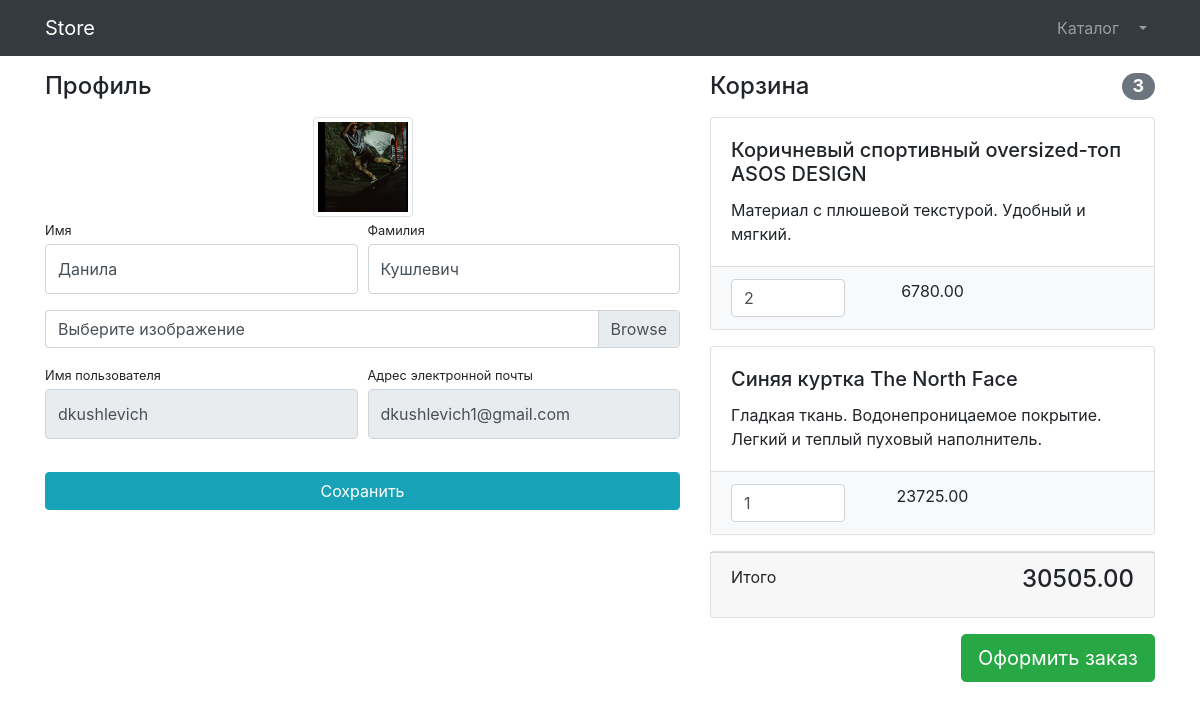
Page /users/profile/1/ (signed in) on the committed database.
### users/models.py (models this page shows)
class User(AbstractUser):
    image = models.ImageField(upload_to="users_images", null=True, blank=True)
    is_verified_email = models.BooleanField(default=False)

### products/models.py (models this page shows, shortened)
class Basket(models.Model):
    user = models.ForeignKey(User, on_delete=models.CASCADE)
    product = models.ForeignKey(Product, on_delete=models.CASCADE)
    quantity = models.PositiveSmallIntegerField(default=0)
    created_timestamp = models.DateTimeField(auto_now_add=True)
    objects = BasketQuerySet.as_manager()
    def sum(self):
        return self.product.price * self.quantity

class Product(models.Model):
    name = models.CharField(max_length=256)
    description = models.TextField()
    price = models.DecimalField(max_digits=10, decimal_places=2)
    quantity = models.PositiveBigIntegerField(default=0)
    image = models.ImageField(upload_to="product_images")
    category = models.ForeignKey(ProductCategory, on_delete=models.PROTECT)
    class Meta:
        verbose_name = "Product"
        verbose_name_plural = " Products"

### users/views.py (the view, shortened to what this page needs)
class UserProfileView(TitleMixin, UpdateView):
    model = User
    form_class = UserProfileForm
    template_name = "users/profile.html"
    title = "Store - Личный кабинет"

### users/forms.py
class UserProfileForm(UserChangeForm):
    first_name = forms.CharField(
        widget=forms.TextInput(
            attrs={
                "class": "form-control py-4",
            }
        )
    )
    last_name = forms.CharField(
        widget=forms.TextInput(
            attrs={
                "class": "form-control py-4",
            }
        )
    )
    image = forms.ImageField(
        widget=forms.FileInput(
            attrs={
                "class": "custom-file-label",
            }
        ),
        required=False,
    )
    username = forms.CharField(
        widget=forms.TextInput(attrs={"class": "form-control py-4", "readonly": True})
    )
    email = forms.CharField(
        widget=forms.EmailInput(
            attrs={"class": "form-control py-4", "readonly": True},
        )
    )
    class Meta:
        model = User
        fields = ("first_name", "last_name", "image", "username", "email")

### common/views.py (called while the page is built)
    def get_context_data(self, **kwargs):
        context = super(TitleMixin, self).get_context_data(**kwargs)
        context["title"] = self.title
        return context

### products/context_processors.py (called while the page is built)
def baskets(request):
    user = request.user
    return {"basket": Basket.objects.filter(user=user) if user.is_authenticated else []}

### products/models.py (called while the page is built)
    def total_sum(self):
        return sum(basket.sum() for basket in self)

    def total_quantity(self):
        return sum(basket.quantity for basket in self)

### users/templates/users/profile.html (shortened to what this page needs)
{% extends 'products/base.html' %}
{% load static %}
{% block css %}
  <link href="{% static 'vendor/css/profile.css' %}" rel="stylesheet">
{% endblock %}
{% block content %}
  <div class="container">
    <div class="row">
      <div class="col-lg-7">
        <h4 class="mt-3 mb-3">Профиль</h4>
        <div class="col-lg-12 text-center">
          <img width="100" height="100"
            src="{% if user.image %} {{user.image.url }}{%else%}{% static 'vendor/img/users/default_avatar.jpg' %}{% endif %}"
            class="img-thumbnail">
        </div>
        <form action="{% url 'users:profile' user.id %}" method="post" enctype="multipart/form-data">
          <div class="form-row">
            <div class="col-lg-6">
              <div class="form-group">
                <label class="small mb-1" for="{{ form.first_name.id_for_label }}">Имя</label>
                {{form.first_name}}
              </div>
            </div>
            <div class="col-lg-6">
              <div class="form-group">
                <label class="small mb-1" for="{{ form.last_name.id_for_label }}">Фамилия</label>
                {{form.last_name}}
              </div>
            </div>
          </div>
          <div class="form-row mb-2">
            <div class="col-lg-12">
              <div class="custom-file">
                <label class="custom-file-label" for="{{ form.image.id_for_label }}">Выберите изображение</label>
              </div>
            </div>
          </div>
          <div class="form-row">
            <div class="col-lg-6">
              <label class="small mb-1" for="{{ form.username.id_for_label }}">Имя пользователя</label>
              {{ form.username }}
            </div>
            <div class="col-lg-6">
              <label class="small mb-1" for="{{ form.email.id_for_label }}">Адрес электронной
                почты</label>
              {{form.email}}
            </div>
          </div>
          <div class="form-row">
            <div class="col-lg-12" style="margin-top: 33px;">
              <input class="btn btn-info btn-block" type="submit" value="Сохранить">
            </div>
          </div>
        </form>
      </div>
      <div class="col-lg-5">
        {%include 'products/basket.html'%}
      </div>
    </div>
  </div>
{% endblock %}

### products/templates/products/basket.html (shortened to what this page needs)
{%if basket %}
  <h4 class="mt-3 mb-3 d-flex justify-content-between align-items-center mb-3">
    Корзина <span class="badge badge-secondary badge-pill">{{basket.total_quantity}}</span>
  </h4>
  {% for item in basket %}
    <div class="card mb-3">
      <div class="card-body">
        <h5 class="card-title">{{item.product.name}}</h5>
        <p class="card-text">{{item.product.description}}</p>
      </div>
      <ul class="list-group list-group-flush">
        <li class="list-group-item bg-light">
          <div class="row text-center">
            <div class="col-lg-4">
              <input name="basketID" type="number" class="form-control"
                value="{{item.quantity}}" min="0">
            </div>
            <div class="col-lg-4">{{item.sum}}</div>
            <div class="col-lg-4">
            </div>
          </div>
        </li>
      </ul>
    </div>
  {%endfor%}
  <div class="card mb-3">
    <div class="card-footer">
      <p class="float-left">Итого</p>
      <h4 class="float-right">{{basket.total_sum}}</h4>
    </div>
  </div>
  <a class="btn btn-success btn-lg float-right" href="../orders/order-create.html">
    Оформить заказ
  </a>
{% else %}
  <h4 class="mt-3 mb-3 text-center">
    Корзина пуста
  </h4>
{% endif %}

### rows in the picture
User: image (picture), first_name "Данила", last_name "Кушлевич", username "dkushlevich", email "dkushlevich1@gmail.com"
Basket: total_quantity "3", product.name "Коричневый спортивный oversized-топ ASOS DESIGN", product.description "Материал с плюшевой текстурой. Удобный и мягкий.", basketID "2", sum "6780.00", total_sum "30505.00"
Basket: product.name "Синяя куртка The North Face", product.description "Гладкая ткань. Водонепроницаемое покрытие. Легкий и теплый пуховый наполнитель.", basketID "1", sum "23725.00"
